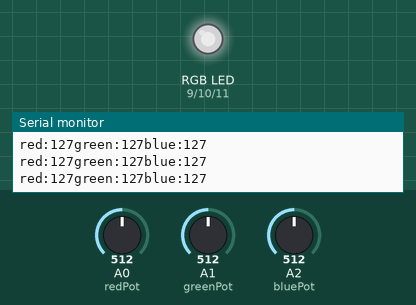
A sketch run on a simulated Arduino Uno, built with avr-gcc and run on an emulated ATmega328P. Shown: an RGB LED mixed from three pins (HIGH = lit), the last lines printed to the serial monitor. The inputs (shaded band) are chosen by the test bench; at power-on: A0 (redPot) = 512, A1 (greenPot) = 512, A2 (bluePot) = 512. Dim RGB values are drawn brighter than linear.

Above: at 1.2 s.
1.3 s: A0 (redPot) set to 417
At 2.2 s:
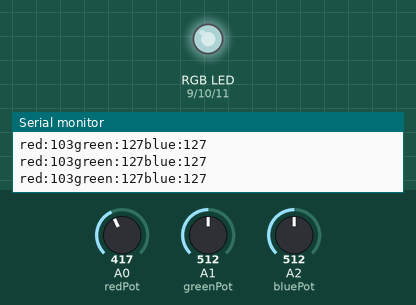
2.8 s: A0 (redPot) set to 384
At 3.8 s:
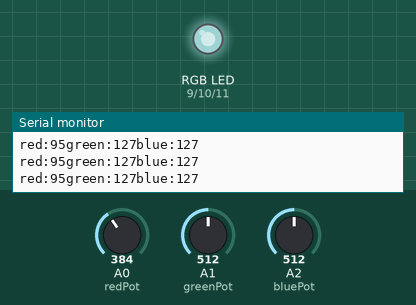
4.3 s: A1 (greenPot) set to 415
At 5.5 s:
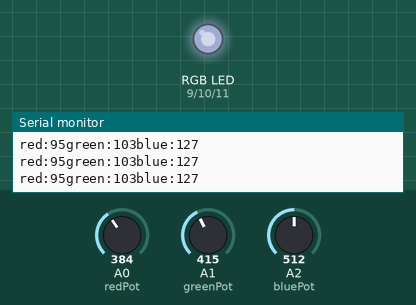
7.3 s: A1 (greenPot) set to 392
At 8.3 s:
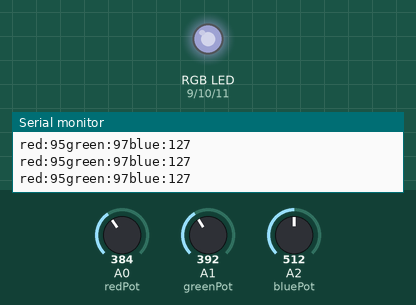
8.8 s: A2 (bluePot) set to 418
At 9.4 s:
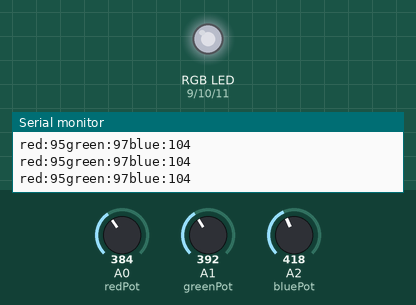
11.8 s: A2 (bluePot) set to 390
At 12.7 s:
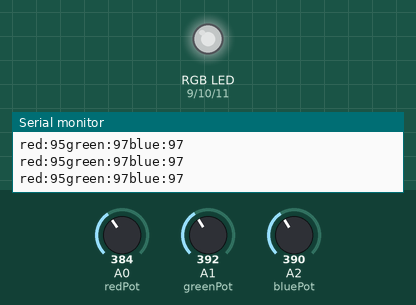
Timing chart, 0 to 14.3 s (numbered marks = the images above; inputs shaded):
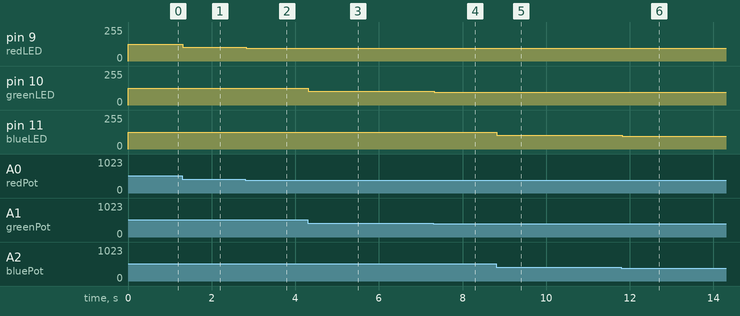

The sketch:

multipe_rgb.ino
```cpp
// variable names for potentiometer pins
int redPot = A0;
int greenPot = A1;
int bluePot = A2;
// variable names for RGB pins
int redLED = 9;
int greenLED = 10;
int blueLED = 11;

void setup(){
pinMode(redPot,INPUT);
pinMode(greenPot,INPUT);
pinMode(bluePot,INPUT);

pinMode(redLED,OUTPUT);
pinMode(greenLED,OUTPUT);
pinMode(blueLED,OUTPUT);

Serial.begin(9600);
}

void loop(){
// read and save values from potentiometers
int redVal = analogRead(redPot);
int greenVal = analogRead(greenPot);
int blueVal = analogRead(bluePot);

//convert the values from 0-1023 to 0-255 for the RGB LED
redVal = map(redVal,0,1023,0,255);
greenVal = map(greenVal,0,1023,0,255);
blueVal = map(blueVal,0,1023,0,255);

// write these converted values to each color of the RGB LED
analogWrite(redLED,redVal);
analogWrite(greenLED,greenVal);
analogWrite(blueLED,blueVal);

//show the values on the Serial monitor
Serial.print("red:");
Serial.print(redVal);
Serial.print("green:");
Serial.print(greenVal);
Serial.print("blue:");
Serial.println(blueVal);
}
```

Measured:
- after the input at 1.3 s, pin 9 (redLED): 127/255 → 103/255 at once
- after the input at 2.8 s, pin 9 (redLED): 103/255 → 95/255 at once
- after the input at 4.3 s, pin 10 (greenLED): 127/255 → 103/255 at once
- after the input at 7.3 s, pin 10 (greenLED): 103/255 → 97/255 at once
- after the input at 8.8 s, pin 11 (blueLED): 127/255 → 104/255 at once
- after the input at 11.8 s, pin 11 (blueLED): 104/255 → 97/255 at once
